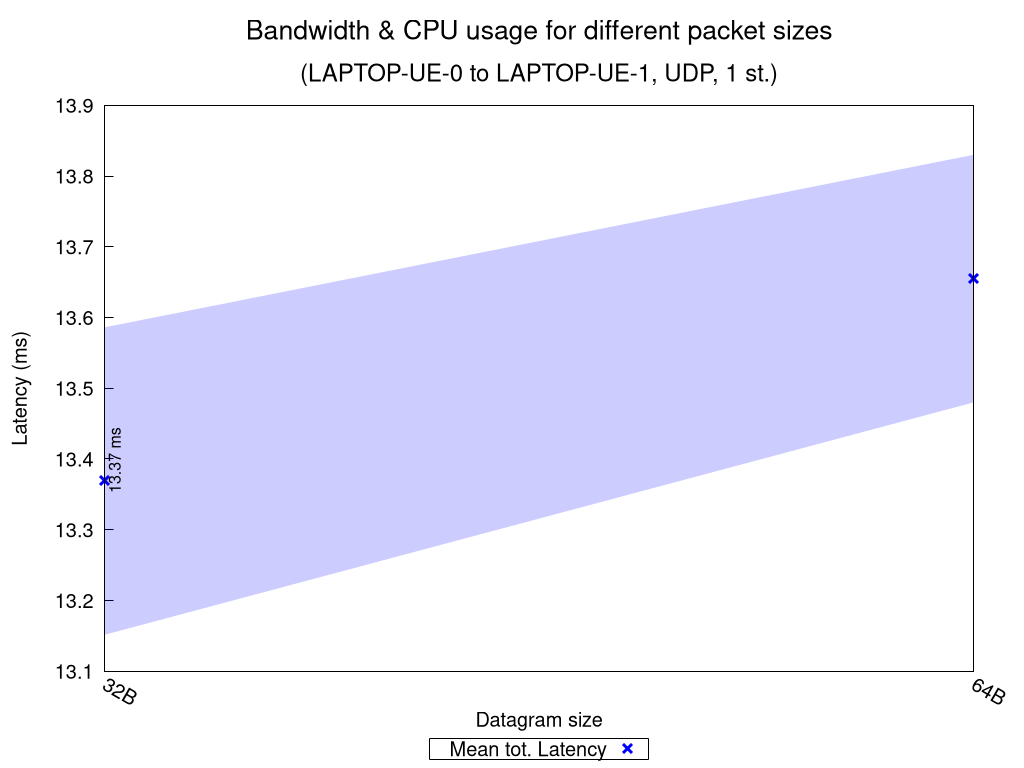

Recreate this plot in gnuplot.
set terminal pngcairo nocrop enhanced size 1024,768 font "Verdana,15"
set output "UDP_1_st_2020_10_09_17-57-21_two2one_summary.png"

set title "{/=20 Bandwidth \\& CPU usage for different packet sizes}\n\n{/=18 (LAPTOP-UE-0 to LAPTOP-UE-1, UDP, 1 st.)}"

set xlabel "Datagram size"
set ylabel "Latency (ms)"
set ytics nomirror
set key bmargin center horizontal box samplen 1 width -1
set bmargin 4.6
set rmargin 4.5
set xtics rotate by -30
printxsizes(x) = x < 1024.0 ? sprintf("%.0fB", x) : (x < 1048576.0 ? sprintf("%.0fKB", x/1024.0) : sprintf("%.0fMB", x/1048576.0))

rf = 1.0  # rate factor
stats "UDP_1_st_2020_10_09_17-57-21_two2one_iperf_summary.dat" using ($1 >= 0 ? $3 : 1/0) nooutput
set logscale x 2
set style fill transparent solid 0.2 noborder
set autoscale xfix
plot "UDP_1_st_2020_10_09_17-57-21_two2one_iperf_summary.dat" using ($1 >= 0 ? $2 : 1/0):($3/rf-$4/rf):($3/rf+$4/rf) with filledcurves lc rgb "blue" notitle, \
     "" using 2:($1 >= 0 ? $3/rf : 1/0):xtic(printxsizes($2)) with points pt 2 ps 1.5 lw 3 lc rgb "blue" title "Mean tot. Latency", \
     "" using 2:($1 >= 0 ? $3/rf : 1/0):(sprintf("%.2f ms", $3/rf)) with labels offset 0.9,1.0 rotate by 90 font ",12" notitle, \
     "" using ($1 < 0 ? $2 : 1/0):(STATS_min/rf):(sprintf("Net test failed!")) with labels offset 0.9,2.5 rotate by 90 tc rgb "red" font ",12" notitle, \
